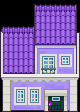

This game map was drawn from its Tiled (.tmx) file and the tilesets committed beside it. A one-line description and the trimmed map source follow:
An orthogonal 5x7 tile map with 16x16 px tiles, 3 tile layers (OnGrass, Collisions, WalkBehind) and 1 object (teleport on push).

<map version="1.10" tiledversion="1.11.0" orientation="orthogonal" renderorder="right-down" compressionlevel="6" width="5" height="7" tilewidth="16" tileheight="16" infinite="0" nextlayerid="5" nextobjectid="10">
 <tileset firstgid="1" source="../../../tileset/med-1-h250.tsx" />
 <layer id="4" name="OnGrass" width="5" height="7">
  <data>[35 cells, 2 non-empty, 2 distinct tile ids]</data>
 </layer>
 <layer id="1" name="Collisions" width="5" height="7">
  <data>[35 cells, 28 non-empty, 28 distinct tile ids]</data>
 </layer>
 <layer id="2" name="WalkBehind" width="5" height="7">
  <data>[35 cells, 8 non-empty, 7 distinct tile ids]</data>
 </layer>
 <objectgroup name="Moving">
  <object id="9" type="teleport on push" x="32" y="112" width="16" height="16">
   <properties>
    <property name="map" value="floor-0" />
    <property name="x" value="3" />
    <property name="y" value="8" />
   </properties>
  </object>
 </objectgroup>
</map>
